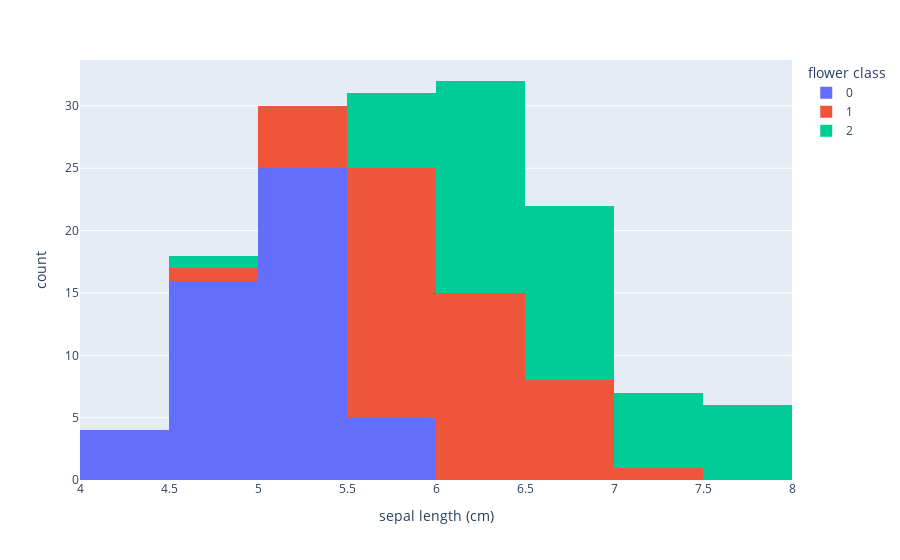

The notebook cell saved with this chart:
### Markdown cell above
### Посмотрим на `plotly.express`

### Code cell
px.histogram(data_frame=iris_df,x='sepal length (cm)',color='flower class')

### Figure 1 — Plotly figure (JSON) as saved in the notebook; plotly's stock layout.template omitted (floating-point values rounded to 4 significant figures)
{"data": [{"alignmentgroup": "True", "bingroup": "x", "hovertemplate": "flower class=0<br>sepal length (cm)=%{x}<br>count=%{y}<extra></extra>", "legendgroup": "0", "marker": {"color": "#636efa", "pattern": {"shape": ""}}, "name": "0", "offsetgroup": "0", "orientation": "v", "showlegend": true, "type": "histogram", "x": [5.1, 4.9, 4.7, 4.6, 5, 5.4, 4.6, 5, 4.4, 4.9, 5.4, 4.8, 4.8, 4.3, 5.8, 5.7, 5.4, 5.1, 5.7, 5.1, 5.4, 5.1, 4.6, 5.1, 4.8, 5, 5, 5.2, 5.2, 4.7, 4.8, 5.4, 5.2, 5.5, 4.9, 5, 5.5, 4.9, 4.4, 5.1, 5, 4.5, 4.4, 5, 5.1, 4.8, 5.1, 4.6, 5.3, 5], "xaxis": "x", "yaxis": "y"}, {"alignmentgroup": "True", "bingroup": "x", "hovertemplate": "flower class=1<br>sepal length (cm)=%{x}<br>count=%{y}<extra></extra>", "legendgroup": "1", "marker": {"color": "#EF553B", "pattern": {"shape": ""}}, "name": "1", "offsetgroup": "1", "orientation": "v", "showlegend": true, "type": "histogram", "x": [7, 6.4, 6.9, 5.5, 6.5, 5.7, 6.3, 4.9, 6.6, 5.2, 5, 5.9, 6, 6.1, 5.6, 6.7, 5.6, 5.8, 6.2, 5.6, 5.9, 6.1, 6.3, 6.1, 6.4, 6.6, 6.8, 6.7, 6, 5.7, 5.5, 5.5, 5.8, 6, 5.4, 6, 6.7, 6.3, 5.6, 5.5, 5.5, 6.1, 5.8, 5, 5.6, 5.7, 5.7, 6.2, 5.1, 5.7], "xaxis": "x", "yaxis": "y"}, {"alignmentgroup": "True", "bingroup": "x", "hovertemplate": "flower class=2<br>sepal length (cm)=%{x}<br>count=%{y}<extra></extra>", "legendgroup": "2", "marker": {"color": "#00cc96", "pattern": {"shape": ""}}, "name": "2", "offsetgroup": "2", "orientation": "v", "showlegend": true, "type": "histogram", "x": [6.3, 5.8, 7.1, 6.3, 6.5, 7.6, 4.9, 7.3, 6.7, 7.2, 6.5, 6.4, 6.8, 5.7, 5.8, 6.4, 6.5, 7.7, 7.7, 6, 6.9, 5.6, 7.7, 6.3, 6.7, 7.2, 6.2, 6.1, 6.4, 7.2, 7.4, 7.9, 6.4, 6.3, 6.1, 7.7, 6.3, 6.4, 6, 6.9, 6.7, 6.9, 5.8, 6.8, 6.7, 6.7, 6.3, 6.5, 6.2, 5.9], "xaxis": "x", "yaxis": "y"}], "layout": {"barmode": "relative", "legend": {"title": {"text": "flower class"}, "tracegroupgap": 0}, "margin": {"t": 60}, "xaxis": {"anchor": "y", "domain": [0, 1], "title": {"text": "sepal length (cm)"}}, "yaxis": {"anchor": "x", "domain": [0, 1], "title": {"text": "count"}}}}
